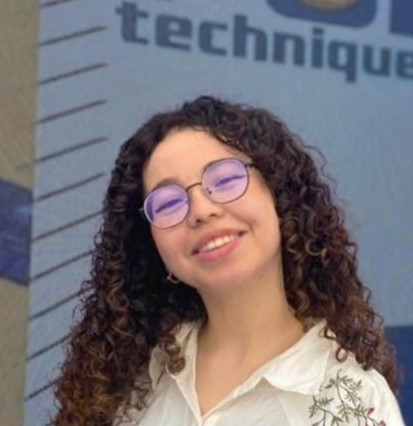
#> input picture assets/me.jpg, 413 x 426 px, given in place of the camera
$ python camera_face_detect.py
#> lines starting #> are read from the running program, lines starting #| are printed output that depends on the picture; after the words box and inside, x2 and y2 are one past the last pixel; in counts of white or black regions, pixels touching at a corner belong together
"""Test the face detection """

import cv2


def main():
    cap = cv2.VideoCapture(0)
    # initialize front face classifier
    cascade = cv2.CascadeClassifier(
        "assets/haarcascade_frontalface_default.xml")


    while True :
        # Capture frame-by-frame
        ret, frame = cap.read()
#> frame is the input picture: shape (426, 413, 3); mean B, G, R 117.8, 113.3, 119.2

        # Convert to black-and-white
        gray = cv2.cvtColor(frame, cv2.COLOR_BGR2GRAY)
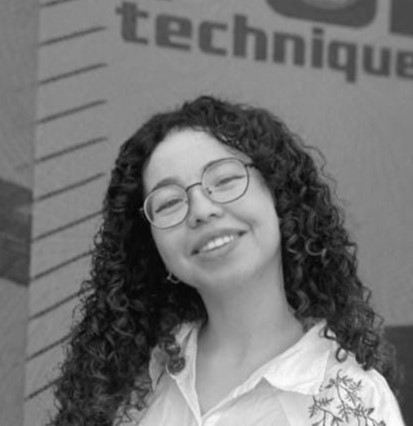
#> gray: shape (426, 413); min 2, max 253, mean 115.6
        blackwhite = cv2.equalizeHist(gray)
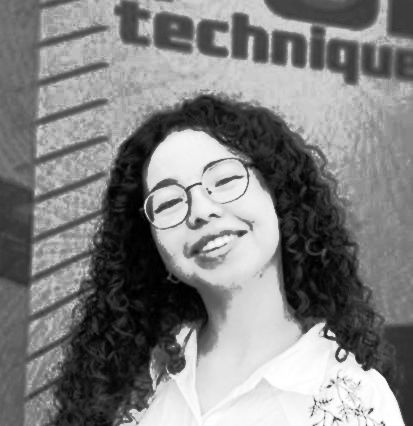
#> blackwhite: shape (426, 413); min 0, max 255, mean 128.8

        # Detect faces
        rects = cascade.detectMultiScale(
            blackwhite, scaleFactor=1.3, minNeighbors=4, minSize=(30, 30),
            flags=cv2.CASCADE_SCALE_IMAGE)
#> rects = [[123, 128, 156, 156]]

        # Add all bounding boxes to the image
        for x, y, w, h in rects:
            cv2.rectangle(frame, (x, y), (x + w, y + h), (0, 255, 0), 2)
#> this loop made 1 pass
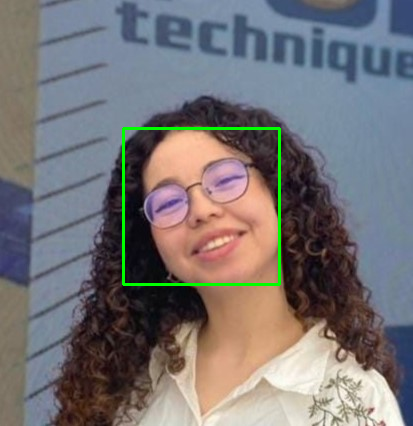
#> frame: shape (426, 413, 3); 1.06% of pixels changed, all inside (x1, y1, x2, y2) = (122, 127, 281, 286)

        # Display the resulting frame
        cv2.imshow('frame', frame)
        if cv2.waitKey(1) & 0xFF == ord('q'):
#> (key q is pressed here)
            break

    # When everything done, release the capture
    cap.release()
    cv2.destroyAllWindows()


if __name__ == '__main__':
    main()

$ run again, on assets/sis.jpg
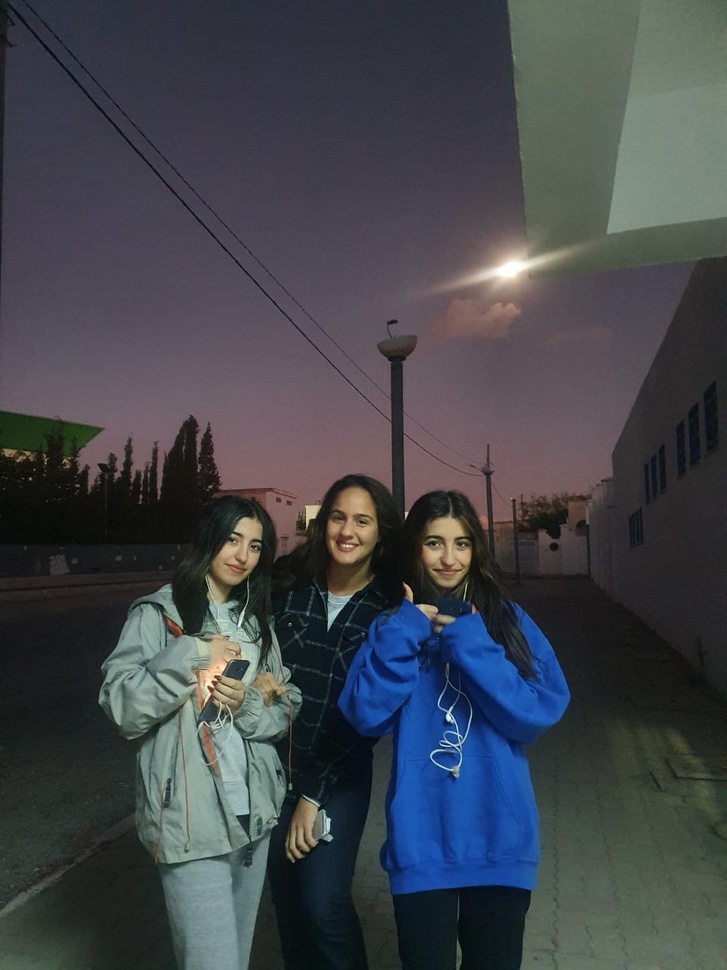
#> input picture assets/sis.jpg, 727 x 970 px, shrunk from 960 x 1280 before the run, given in place of the camera
#> in main, frame is the input picture: shape (970, 727, 3); mean B, G, R 75.1, 69.3, 66.2
#> in main, `blackwhite = cv2.equalizeHist(gray)`:
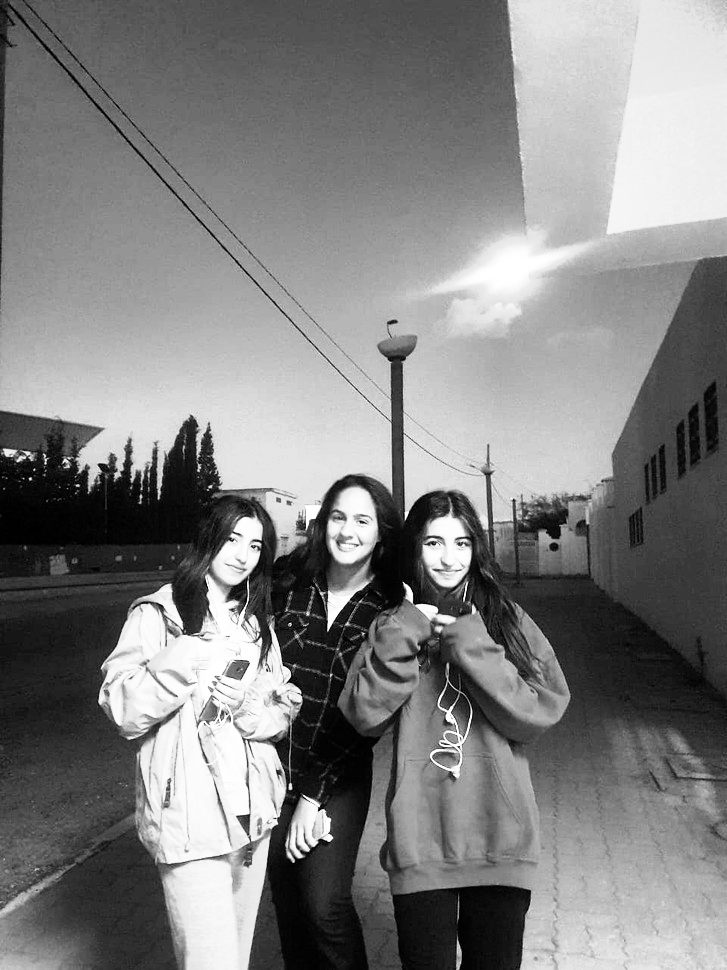
#> blackwhite: shape (970, 727); min 0, max 255, mean 128.6
#> rects = [[317, 493, 68, 68], [414, 518, 68, 68]]
#> the loop in main, `for x, y, w, h in rects:` made 2 passes
#> after the loop in main, `for x, y, w, h in rects:`:
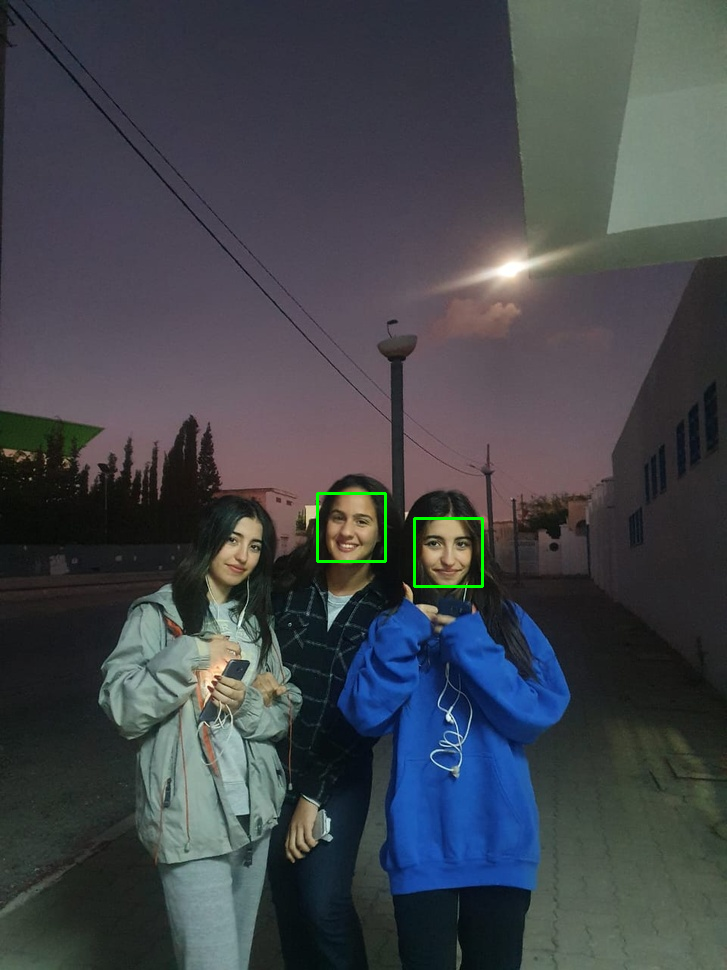
#> frame: shape (970, 727, 3); 0.23% of pixels changed, all inside (x1, y1, x2, y2) = (316, 492, 484, 588)
